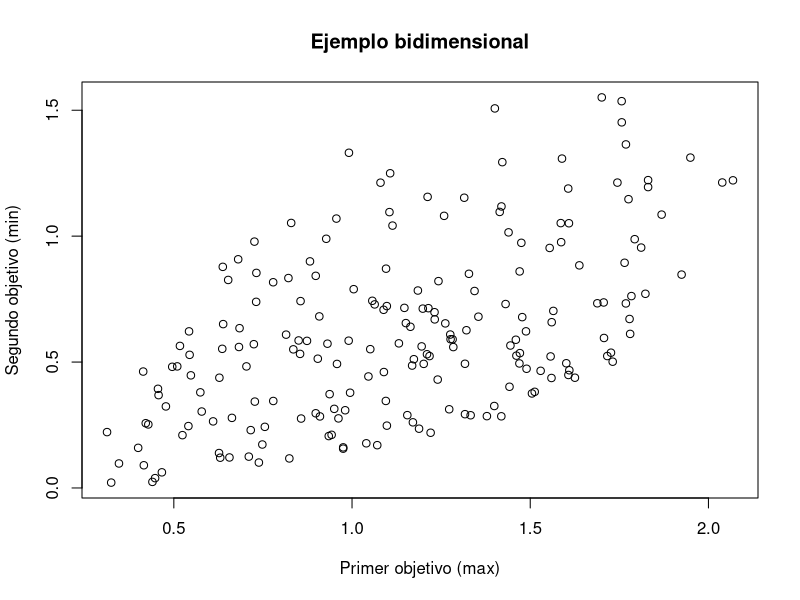
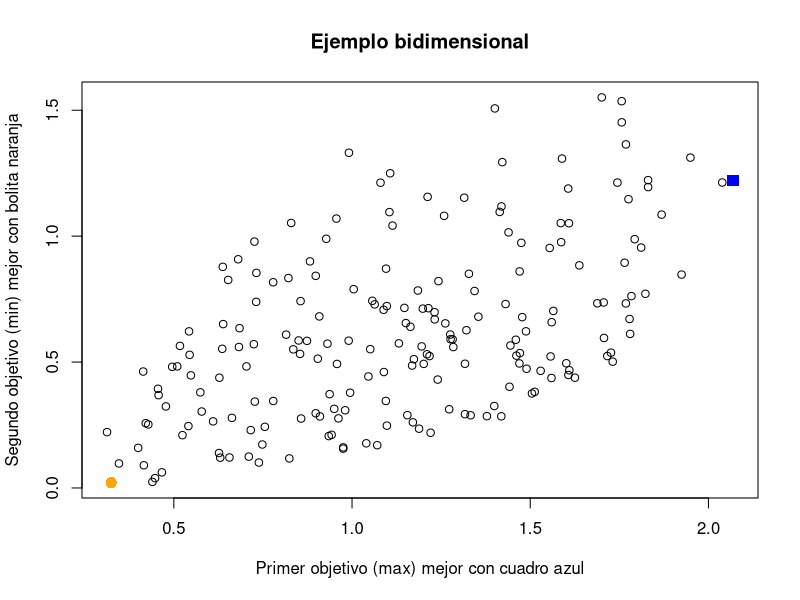
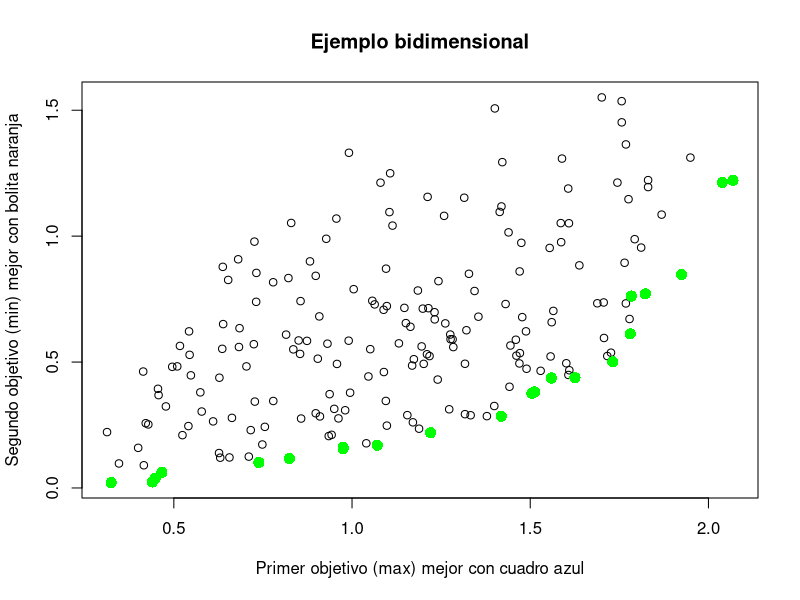

Write the R code that produced these figures, in order.
pick.one <- function(x) {
  if (length(x) == 1) {
    return(x)
  } else {
    return(sample(x, 1))
  }
}

poli <- function(maxdeg, varcount, termcount) {
  f <- data.frame(variable=integer(), coef=integer(), degree=integer())
  for (t in 1:termcount) {
    var <- pick.one(1:varcount)
    deg <- pick.one(1:maxdeg)
    f <-  rbind(f, c(var, runif(1), deg))
  }
  names(f) <- c("variable", "coef", "degree")
  return(f)
}

eval <- function(pol, vars, terms) {
  value <- 0.0
  for (t in 1:terms) {
    term <- pol[t,]
    value <-  value + term$coef * vars[term$variable]^term$degree
  }
  return(value)
}

domin.by <- function(target, challenger, total) {
  if (sum(challenger < target) > 0) {
    return(FALSE) # hay empeora
  } # si no hay empeora, vemos si hay mejora
  return(sum(challenger > target) > 0)
}

vc <- 4
md <- 3
tc <- 5
k <- 2 # cuantas funciones objetivo
obj <- list()
for (i in 1:k) {
  obj[[i]] <- poli(md, vc, tc)
}
minim <- (runif(k) > 0.5)
sign <- (1 + -2 * minim)
n <- 200 # cuantas soluciones aleatorias
sol <- matrix(runif(vc * n), nrow=n, ncol=vc)
val <- matrix(rep(NA, k * n), nrow=n, ncol=k)
for (i in 1:n) { # evaluamos las soluciones
  for (j in 1:k) { # para todos los objetivos
    val[i, j] <- eval(obj[[j]], sol[i,], tc)
  }
}
mejor1 <- which.max(sign[1] * val[,1])
mejor2 <- which.max(sign[2] * val[,2])
cual <- c("max", "min")
xl <- paste("Primer objetivo (", cual[minim[1] + 1], ")", sep="")
yl <- paste("Segundo objetivo (", cual[minim[2] + 1], ")", sep="")
png("p11_init.png")
plot(val[,1], val[,2], xlab=xl, ylab=yl, main="Ejemplo bidimensional")
graphics.off()
png("p11_mejores.png")
plot(val[,1], val[,2], xlab=paste(xl, "mejor con cuadro azul"),
     ylab=paste(yl,"mejor con bolita naranja"),
     main="Ejemplo bidimensional")
points(val[mejor1, 1], val[mejor1, 2], col="blue", pch=15, cex=1.5)
points(val[mejor2, 1], val[mejor2, 2], col="orange", pch=16, cex=1.5)
graphics.off()
no.dom <- logical()
for (i in 1:n) {
  d <- logical()
  for (j in 1:n) {
    d <- c(d, domin.by(sign * val[i,], sign * val[j,], k))
  }
  no.dom <- c(no.dom, sum(d) == 0) # nadie le domina
}
frente <- subset(val, no.dom) # solamente las no dominadas
png("p11_frente.png")
plot(val[,1], val[,2], xlab=paste(xl, "mejor con cuadro azul"),
     ylab=paste(yl,"mejor con bolita naranja"),
     main="Ejemplo bidimensional")
points(frente[,1], frente[,2], col="green", pch=16, cex=1.5)
graphics.off()